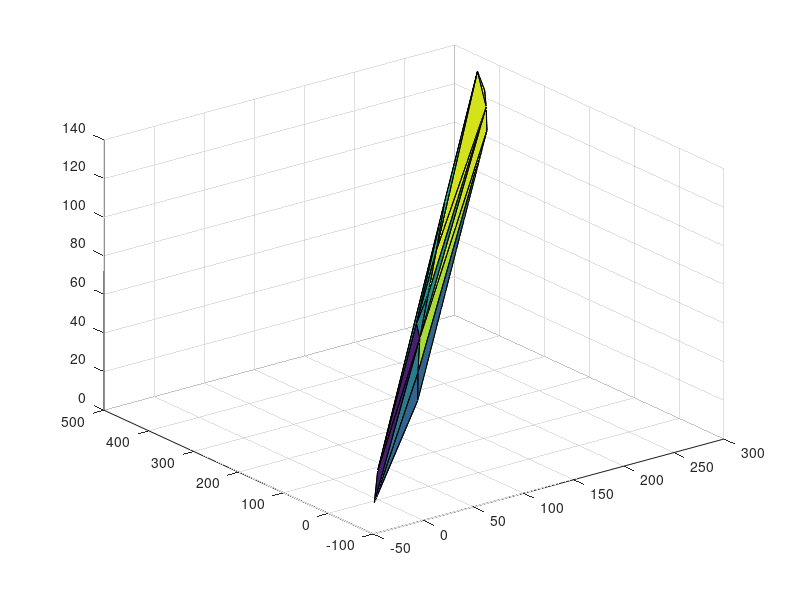

Recreate this plot in MATLAB.
%%
%straight line
fileID = fopen('train.txt','w');
%fileID = fopen('val.txt','w');

mvx = 25; %max horizontal speed
mvy = 25; %max horizontal speed
mvz = 9;  %max descend speed

for i = 0 : 10000 %trajectory number
    if mod(i,8) == 0
    state = [400 + 200*(rand()-0.5) , 400 + 200*(rand()-0.5), 140 + 15*(rand()-0.5)];
    elseif mod(i,8) == 1
    state = [-400 + 200*(rand()-0.5) , 400 + 200*(rand()-0.5), 140 + 15*(rand()-0.5)];
    elseif mod(i,8) == 2
    state = [400 + 200*(rand()-0.5) , -400 + 200*(rand()-0.5), 140 + 15*(rand()-0.5)];
    elseif mod(i,8)== 3
    state = [200*(rand()-0.5) , 400 + 200*(rand()-0.5), 140 + 15*(rand()-0.5)];
    elseif mod(i,8) == 4
    state = [400 + 200*(rand()-0.5) , 200*(rand()-0.5), 140 + 15*(rand()-0.5)];
    elseif mod(i,8) == 5
    state = [200*(rand()-0.5) , -400 + 200*(rand()-0.5), 140 + 15*(rand()-0.5)];
    elseif mod(i,8) == 6
    state = [-400 + 200*(rand()-0.5) , 200*(rand()-0.5), 140 + 15*(rand()-0.5)];
    elseif mod(i,8) == 7
    state = [-400 + 200*(rand()-0.5) , -400 + 200*(rand()-0.5), 140 + 15*(rand()-0.5)];
    end
    destination = [0, 0, 0];
    first = 1;        
%     filename = sprintf('val/testgt%d.txt', i);
%     fileID = fopen(filename,'w');
    for t = 1 : 20
        vb = (destination - state)/(21 - t);
        xv = vb(1) + 25*(rand() - 0.5);
        yv = vb(2) + 25*(rand() - 0.5);
        zv = vb(3) + 9*(rand() - 0.5);

        state(1) = state(1) + xv;
        state(2) = state(2) + yv;
        state(3) = max(state(3) + zv,0); % bound z above zero
        if first == 1
            h = 'new';
            first = 0;
        elseif t <= 10
            h = 'past';
        else
            h = 'future';
        end
        fprintf(fileID,'%s\t%4.2f\t%4.2f\t%4.2f\n',h, state(1),state(2),state(3));
        
        historyx(t) = state(1);
        historyy(t) = state(2);
        historyz(t) = state(3);
    end

end
%str = sprintf('linear%d.png', i);
%print(gcf,str,'-dpng','-r900'); 
fclose(fileID);
points = [transpose(historyx), transpose(historyy), transpose(historyz)];
% Compute the convex hull using the convhulln function
K = convhulln(points);

% Generate a mesh using the vertices and faces of the convex hull
vertices = points;
faces = K;
trisurf(faces, vertices(:,1), vertices(:,2), vertices(:,3));
